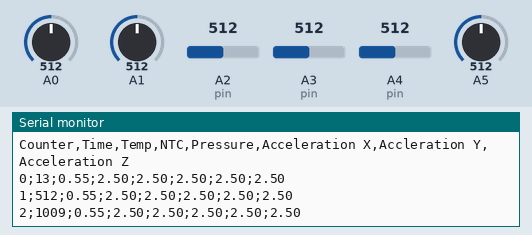
Recording of a sketch running on a simulated Arduino Uno, built with avr-gcc and run on an emulated ATmega328P. Shown: the last lines printed to the serial monitor. The test bench sets the inputs (shaded band); at power-on: A0 = 512, A1 = 512, A2 (pin) = 512, A3 (pin) = 512, A4 (pin) = 512, A5 = 512.

Above: at 1.2 s.
1.3 s: A0 set to 716
At 1.9 s:
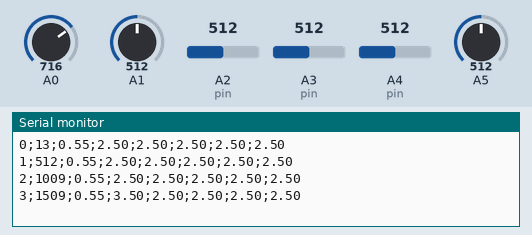
2.8 s: A1 set to 716
At 2.82 s:
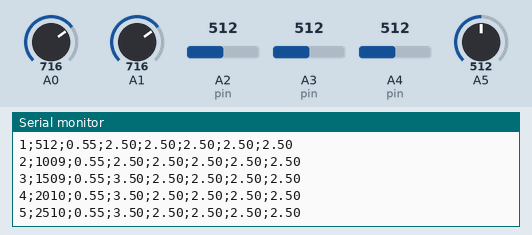
4.3 s: A2 (pin) set to 716
At 4.32 s:
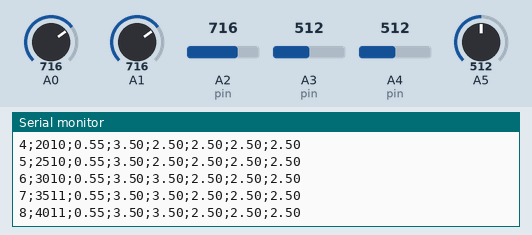
5.8 s: A3 (pin) set to 716
At 6.32 s:
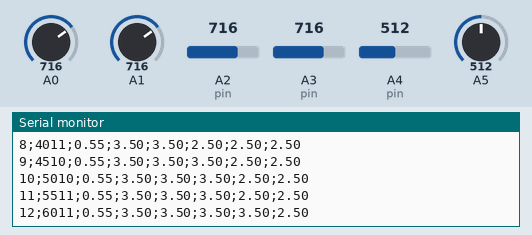
7.3 s: A4 (pin) set to 716
At 7.9 s:
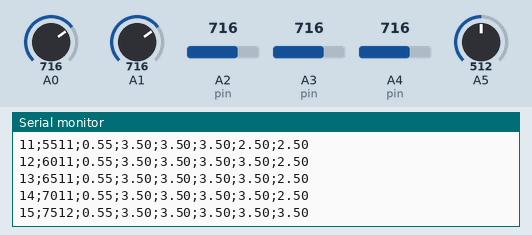
8.8 s: A5 set to 716
At 8.82 s:
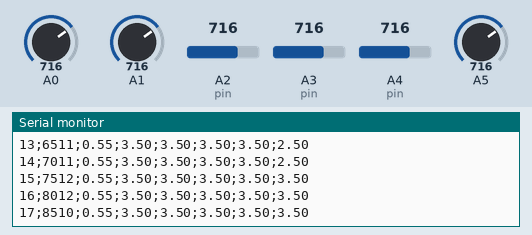

The sketch:

FASACSS.ino
```cpp
/* FASACSS 1.0
 * Forsker'n Almost Space Agency CanSat Software
 *
 * Made by some students at HVS
 */

// Bitrate for the serial interface (Radio and logger)
#define BITRATE 9600

// Accelerometer offsets
#define AccXOff 0.0
#define AccYOff 0.0
#define AccZOff 0.0

/**********************************************************/

// Useful variables
long int counter = 0;
int LOOPTIME = 500;

/********** [ Utility functions ] **********/
// Function to convert raw ADC data (0-255) to volt
float Bit2Volt(int pin)
{
  int raw = analogRead(pin);
  float volt = (float) raw * 5.0 / 1023;
  return volt;
}
/**********************************************************/

/********** [ Sensors ] **********/
// The Pressure Sensor (MPX4115)
float pressure()
{
  float volt = Bit2Volt(1);

  return volt;
}

// The LM335 Temperature Sensor
float temperature()
{
  analogReference(INTERNAL);
  analogRead(5);
  delay(5);
  // float Tmp, volt = Bit2Volt(5);  // Reads Analog5
  float Tmp, volt = analogRead(5) * 1.1 / 1023;
  analogReference(DEFAULT);
  analogRead(5);
  delay(10);

  return volt;
}

// The NTC Sensor
// Format 0 for volt, 1 for degrees Celsius
float ntc()
{
  float volt = Bit2Volt(0);

  return volt;
}

// The Accelerometer Sensor (MMA7361L)
float acc(char axis)
{
  // Get the correct pin for the axis
  int pin;
  float offset;
  switch (axis) {
    case 'x':
      pin = 2;
      offset = AccXOff;
      break;
    case 'y':
      pin = 3;
      offset = AccYOff;
      break;
    case 'z':
      pin = 4;
      offset = AccZOff;
  }

  // Get the volt value
  float volt = Bit2Volt(pin) + offset;

  return volt;
}
/**********************************/

void printData2Serial()
{
  // Counter
  Serial.print(counter);

  // Time
  Serial.print(";");
  Serial.print(millis());

  // Temperature
  Serial.print(";");
  Serial.print(temperature());

  // NTC
  Serial.print(";");
  Serial.print(ntc());

  // Pressure
  Serial.print(";");
  Serial.print(pressure());

  // Accelerometer
  Serial.print(";");
  Serial.print(acc('x'));
  Serial.print(";");
  Serial.print(acc('y'));
  Serial.print(";");
  Serial.print(acc('z'));

  Serial.println();
}

// Badass Setup
void setup()
{
  Serial.begin(BITRATE);

  Serial.println("Counter,Time,Temp,NTC,Pressure,Acceleration X,Accleration Y,Acceleration Z");
}

// Do something FASA
void loop()
{
    long int loop_start = millis(), loop_end;

    printData2Serial();

    counter++;
    loop_end = millis();

    // Delay the loop to aquire the correct loop time
    if (LOOPTIME > (loop_end - loop_start)) {
      delay(LOOPTIME - (millis() - loop_start));
    }
}
```

Measured:
- after the input at 1.3 s, the serial monitor: prints a new line after 0.21 s (image 1)
- after the input at 5.8 s, the serial monitor: prints a new line after 0.21 s (image 4)
- after the input at 7.3 s, the serial monitor: prints a new line after 0.21 s (image 5)
